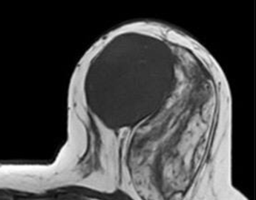
%> input picture HW4_MIAP.2022/MRI1.png, 256 x 200 px
$ octave HW_04_400201518.m   (GNU Octave 9; MATLAB toolbox functions it lacks are replaced by stand-ins)
%> lines starting %> are read from the running program, lines starting %| are printed output that depends on the picture
% Image segmentation methods
% Auth : Omid Sharafi (2022)
% Git-Hub : https://github.com/Omid-SH

%% 1)

%% a)
mri(:,:,1) = imread('MRI1.png');
%> mri is the input picture: size 200x256 uint8; min 0, max 255, mean 69
mri(:,:,2) = imread('MRI2.png');
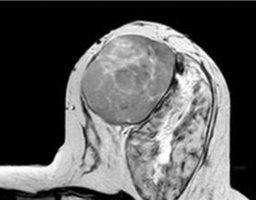
%> input picture HW4_MIAP.2022/MRI2.png, 256 x 200 px
mri(:,:,3) = imread('MRI3.png');
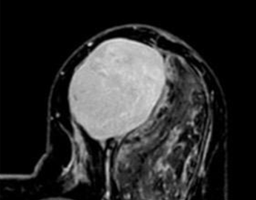
%> input picture HW4_MIAP.2022/MRI3.png, 256 x 200 px
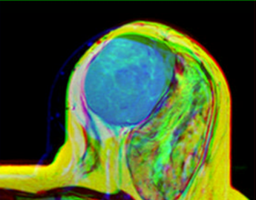
%> mri: size 200x256x3 uint8; mean R, G, B 69, 91.1, 45.2
mri(:,:,4) = imread('MRI4.png');
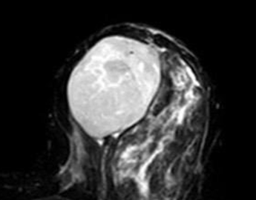
%> input picture HW4_MIAP.2022/MRI4.png, 256 x 200 px
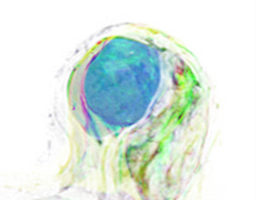
%> mri: size 200x256x4 uint8; mean R, G, B, A 69, 91.1, 45.2, 53.2; transparent parts drawn white
mri = double(mri)/255;
%> mri: size 200x256x4 double

figure()
imshow(mri(:,:,1:3))
title('Mix MRI 1,2,3')

figure()
imshow(mri(:,:,2:4))
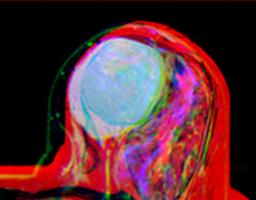
%> displayed picture: size 200x256x3, on the screen's scale of 0 to 255; mean R, G, B 91.1, 45.2, 53.2
title('Mix MRI 2,3,4')

%% b)

figure()
for i = 1:4
    subplot(4, 4, i)
    imshow(mri(:,:,i))
end
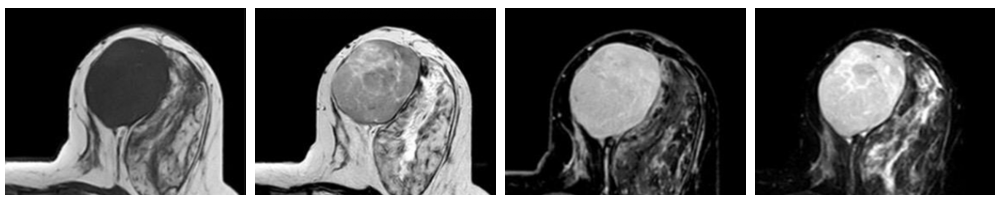
%> figure redrawn from the program's plot data, 4 panels

options = [1.1 NaN NaN 0];
[center, U, obj_fcn, iter_n] = fcm(reshape(mri, [], 4), 4, options);
% [192 lines not run here, left out]
function [center, U, obj_fcn, iter_n] = fcm(data, cluster_n, options, U_in)
%> called with cluster_n = 4, options = [1.1 NaN NaN 0]
%FCM Data set clustering using fuzzy c-means clustering.
%
%   [CENTER, U, OBJ_FCN] = FCM(DATA, N_CLUSTER) finds N_CLUSTER number of
%   clusters in the data set DATA. DATA is size M-by-N, where M is the number of
%   data points and N is the number of coordinates for each data point. The
%   coordinates for each cluster center are returned in the rows of the matrix
%   CENTER. The membership function matrix U contains the grade of membership of
%   each DATA point in each cluster. The values 0 and 1 indicate no membership
%   and full membership respectively. Grades between 0 and 1 indicate that the
%   data point has partial membership in a cluster. At each iteration, an
%   objective function is minimized to find the best location for the clusters
%   and its values are returned in OBJ_FCN.
%
%   [CENTER, ...] = FCM(DATA,N_CLUSTER,OPTIONS) specifies a vector of options
%   for the clustering process:
%       OPTIONS(1): exponent for the matrix U             (default: 2.0)
%       OPTIONS(2): maximum number of iterations          (default: 100)
%       OPTIONS(3): minimum amount of improvement         (default: 1e-5)
%       OPTIONS(4): info display during iteration         (default: 1)
%   The clustering process stops when the maximum number of iterations
%   is reached, or when the objective function improvement between two
%   consecutive iterations is less than the minimum amount of improvement
%   specified. Use NaN to select the default value.
%
%   Example
%       data = rand(100,2);
%       [center,U,obj_fcn] = fcm(data,2);
%       plot(data(:,1), data(:,2),'o');
%       hold on;
%       maxU = max(U);
%       % Find the data points with highest grade of membership in cluster 1
%       index1 = find(U(1,:) == maxU);
%       % Find the data points with highest grade of membership in cluster 2
%       index2 = find(U(2,:) == maxU);
%       line(data(index1,1),data(index1,2),'marker','*','color','g');
%       line(data(index2,1),data(index2,2),'marker','*','color','r');
%       % Plot the cluster centers
%       plot([center([1 2],1)],[center([1 2],2)],'*','color','k')
%       hold off;
%
%   See also FCMDEMO, INITFCM, IRISFCM, DISTFCM, STEPFCM.

%   Roger Jang, 12-13-94, N. Hickey 04-16-01
%   Copyright 1994-2018 The MathWorks, Inc.

if nargin ~= 2 && nargin ~= 3 && nargin ~= 4
	error(message("fuzzy:general:errFLT_incorrectNumInputArguments"))
end

data_n = size(data, 1);
%> data_n = 51200

% Change the following to set default options
default_options = [2;	% exponent for the partition matrix U
		100;	% max. number of iteration
		1e-5;	% min. amount of improvement
		1];	% info display during iteration

if nargin == 2
	options = default_options;
else
	% If "options" is not fully specified, pad it with default values.
	if length(options) < 4
		tmp = default_options;
		tmp(1:length(options)) = options;
		options = tmp;
	end
	% If some entries of "options" are nan's, replace them with defaults.
	nan_index = find(isnan(options)==1);
	options(nan_index) = default_options(nan_index);
	if options(1) <= 1
		error(message("fuzzy:general:errFcm_expMustBeGtOne"))
	end
end

expo = options(1);		% Exponent for U
max_iter = options(2);		% Max. iteration
min_impro = options(3);		% Min. improvement
display = options(4);		% Display info or not

obj_fcn = zeros(max_iter, 1);	% Array for objective function

%--------------------------------------------------------------------------
if nargin == 3
%> (the run ends here)
